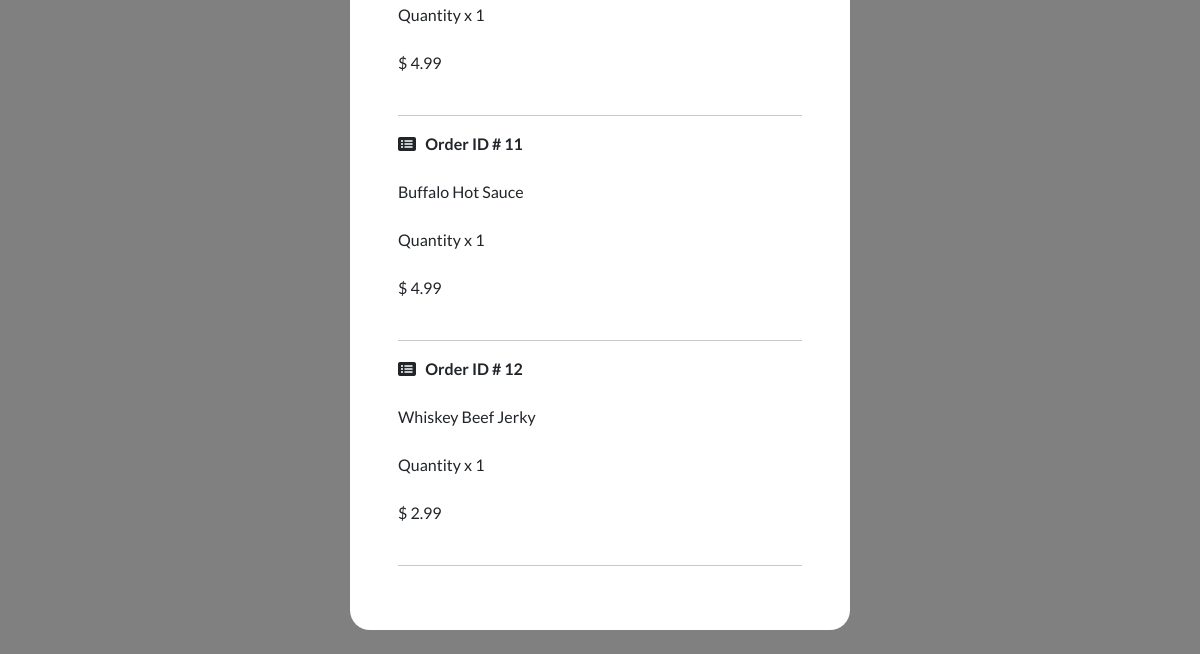
The page /account/track-orders (signed in, lower part) on the database as committed earlier.
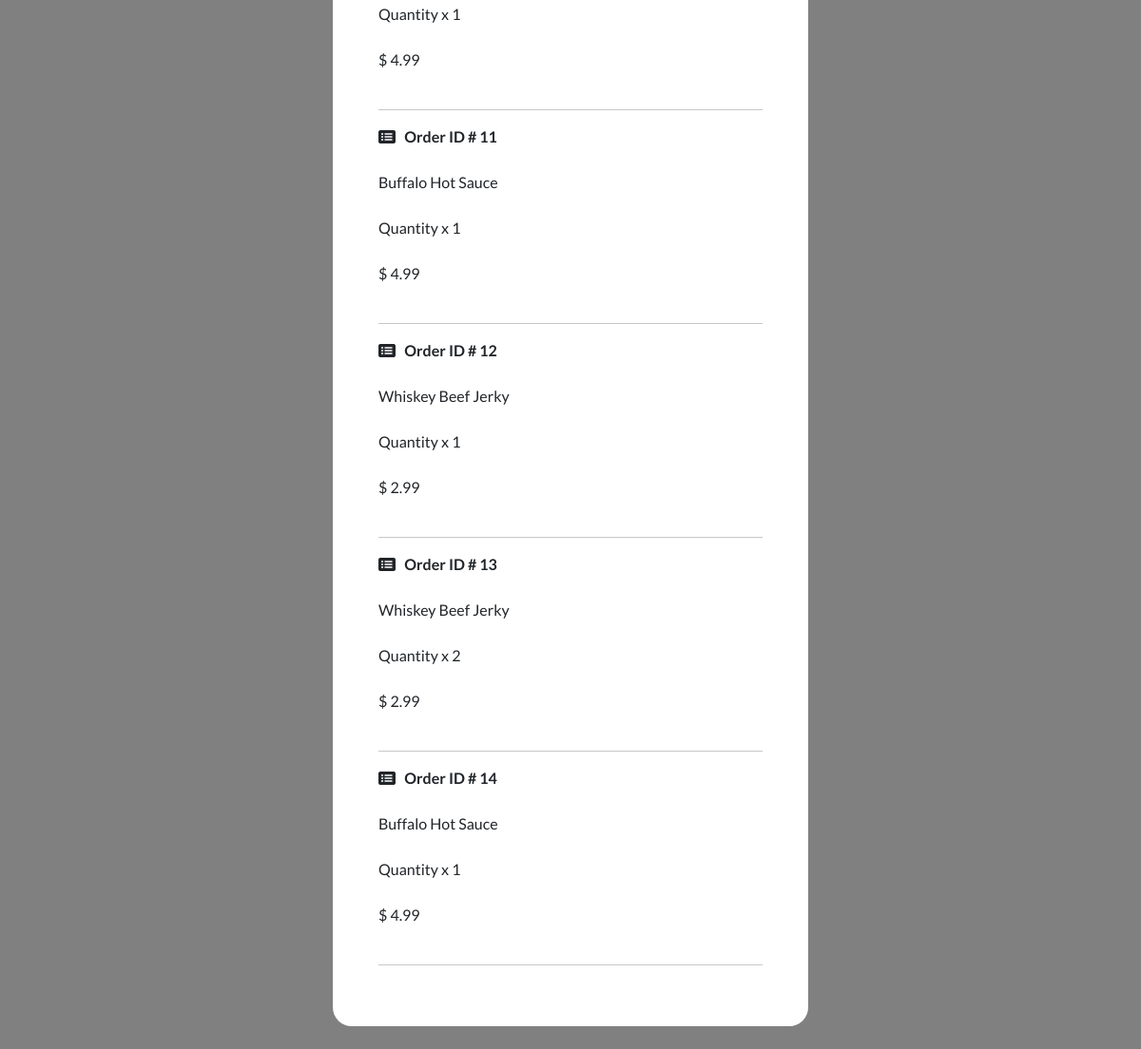
The same page on the database as committed later.
### payment/models.py (models this page shows, shortened)
class OrderItem(models.Model):
    order = models.ForeignKey(Order, on_delete=models.CASCADE, null=True)
    product = models.ForeignKey(Product, on_delete=models.CASCADE, null=True)
    quantity = models.PositiveIntegerField(default=1)
    price = models.DecimalField(max_digits=8, decimal_places=2)
    user = models.ForeignKey(User, on_delete=models.CASCADE, null=True, blank=True)

### store/models.py (models this page shows, shortened)
class Product(models.Model):
    category = models.ForeignKey(Category, related_name='product', on_delete=models.CASCADE, null=True)
    name = models.CharField(max_length=255)
    description = models.TextField(blank=True) #for optional information
    slug = models.SlugField(max_length=255)
    price = models.FloatField()
    stock = models.IntegerField()
    image = models.ImageField(upload_to="images/", blank=True)
    class Meta:
        verbose_name_plural = "Products"  # defining the plural model name
    def __str__(self):
        return self.name

### account/views.py (the view)
# urls.py: path('track-orders', views.track_orders, name='track-orders'),
@login_required(login_url='my-login')
def track_orders(request):
    try:
        orders = OrderItem.objects.filter(user=request.user)
        context = {'orders': orders}
        return render(request, 'account/track-orders.html', context=context)
    except:
        return render(request, 'account/track-orders.html')
    return render(request, 'account/track-orders.html')

### cart/cart.py (called while the page is built)
    def __len__(self):
        return sum(item['qty'] for item in self.cart.values())

### cart/context_processors.py (called while the page is built)
def cart(request):
    return {'cart': Cart(request)}

### store/models.py (called while the page is built)
    def get_absolute_url(self):
        return reverse("list-category", args=[self.slug])

### store/views.py (called while the page is built)
def categories(request):
    main_categories = Category.objects.filter(parent__isnull=True).prefetch_related('subcategories')
    return {'main_categories': main_categories}

### account/templates/account/track-orders.html (shortened to what this page needs)
{% include "store/base.html" %}
{% load static %}
{% load crispy_forms_tags %}
{% block content %}
    <div class="container bg-white shadow-md p-5 form-layout ">
        {% for order in orders %}
            <strong> <i class="fa fa-list-alt" aria-hidden="true"></i> &nbsp;  Order ID # {{order.id}} </strong>
            <br> <br>
            {{order.product}}
            <br> <br>
            Quantity x {{order.quantity}}
            <br> <br>
            $ {{order.price}}
            <br> <br>
            <hr>
        {% endfor %}
    </div>
{% endblock %}

Rows that differ between the two databases and show on the page:
added OrderItem: id "13", product "Whiskey Beef Jerky", quantity "2", price "2.99"
added OrderItem: id "14", product "Buffalo Hot Sauce", quantity "1", price "4.99"
